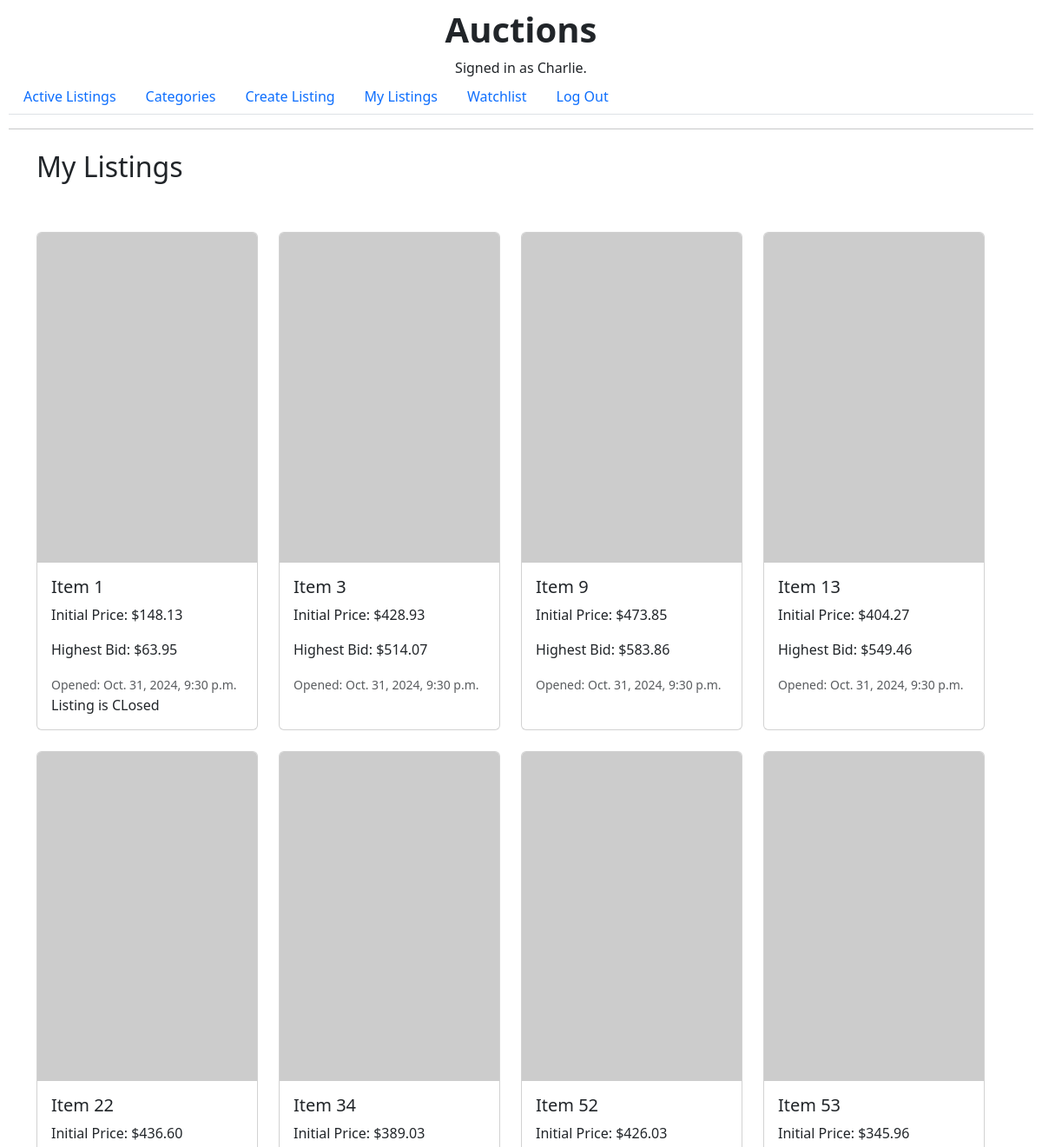
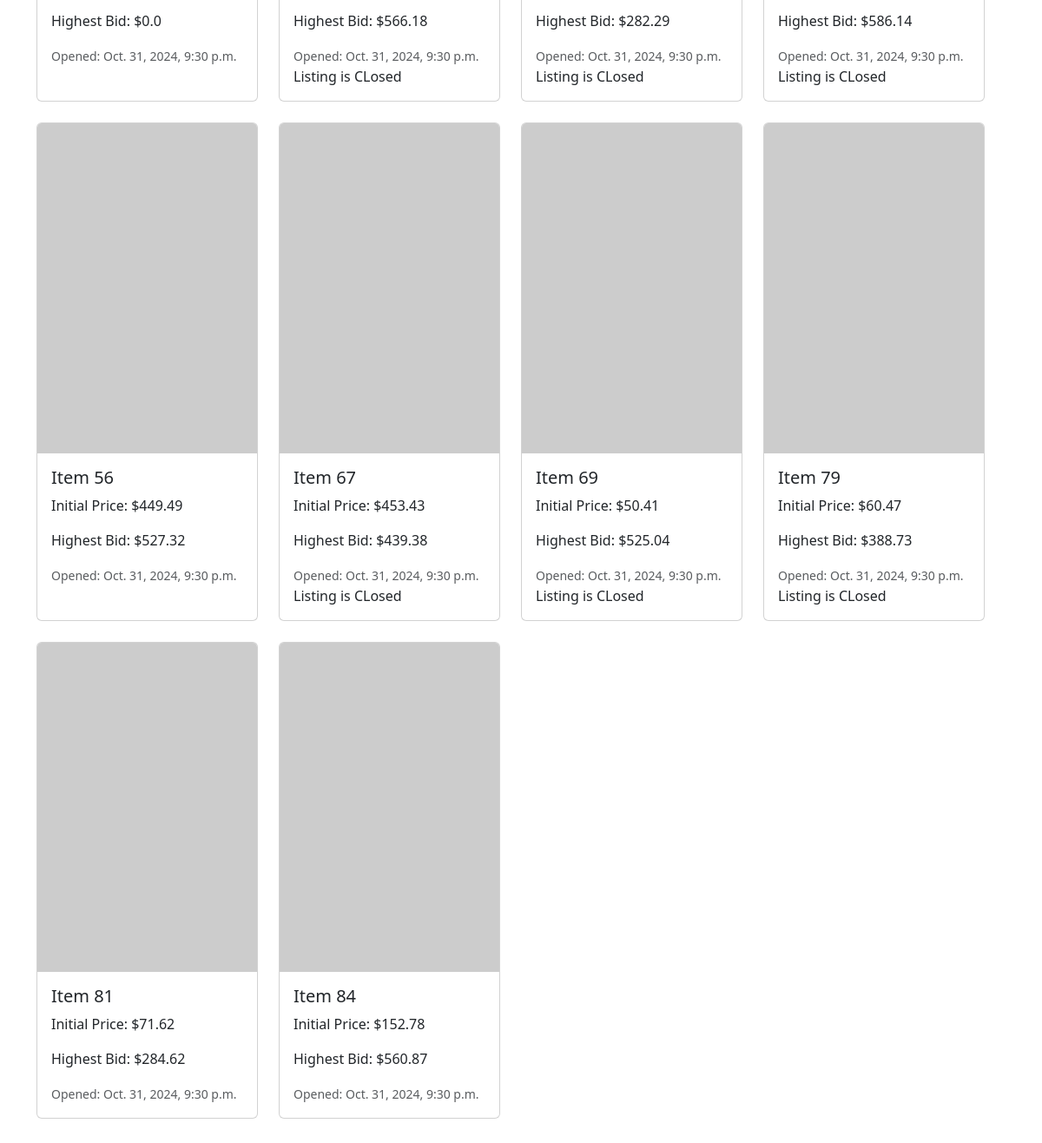
Page /my_listing (signed in) on the committed database (2 pictures, top to bottom).
### auctions/models.py (models this page shows, shortened)
class User(AbstractUser):
    pass

class Listings(models.Model):
    class Meta:
        verbose_name = 'Listings'
        verbose_name_plural = 'Listings'
    user = models.ForeignKey(User, on_delete=models.CASCADE, default = get_default_user, related_name="listers")
    title = models.CharField(max_length=150)
    description = models.TextField()
    img_url = models.URLField(null=True, blank=True)
    category = models.CharField(max_length=50, blank=True, null=True)
    initial_bid = models.DecimalField(max_digits=10, decimal_places=2)
    closed = models.BooleanField(default = False)
    timestamp = models.DateTimeField(auto_now_add=True)

### auctions/views.py (the view)
# urls.py: path("my_listing", views.my_listing, name="my_listing")
@login_required
def my_listing(request):
    listings = Listings.objects.filter(user=request.user).annotate(highest_bid=Max("bids__price"))
    return render(request, "auctions/my_listing.html", {"listings": listings })

### auctions/templatetags/my_filters.py (called while the page is built)
def currency(dollars):
    if dollars is None:
        return 0.00
    else:
        dollars = round(float(dollars), 2)
        return "%s%s" % (intcomma(int(dollars)), ("%0.2f" % dollars)[-3:])

### auctions/templates/auctions/my_listing.html (shortened to what this page needs)
{% extends "auctions/layout.html" %}
{% load my_filters %}
{% block body %}
<div class="container my-4">
    <div class="row">
            <h2>My Listings</h2>
            <div class="row row-cols-1 row-cols-md-3 row-cols-lg-4 g-4">
                {% if listings %}
                    {% for listing in listings %}
                    <div class="col">
                        <a href="{% url 'listing_page' listing.id %}" class="text-decoration-none">
                            <div class="card h-100">
                                <img src="{{ listing.img_url }}" class="card-img-top" alt="{{ listing.title }}">
                                <div class="card-body">
                                    <h5 class="card-title">{{ listing.title }}</h5>
                                    <p class="card-text">Initial Price: ${{ listing.initial_bid | currency }}</p>
                                    <p class="card-text">Highest Bid: ${{ listing.highest_bid | currency }}</p>
                                    <p class="card-text"><small class="text-muted">Opened: {{ listing.timestamp }}</small></p>
                                    {% if listing.closed %}
                                        Listing is CLosed
                                    {% endif %}
                                </div>
                            </div>
                        </a>
                    </div>
                    {% endfor %}
                {% else %}
                    <p>You haven't created any lisings</p>
                {% endif %}
            </div>
    </div>
</div>
{% endblock %}

### auctions/templates/auctions/layout.html (shortened to what this page needs)
{% load static %}
{% load my_filters %}
<!DOCTYPE html>
<html lang="en">
    <head>
        <link href="https://cdn.jsdelivr.net/npm/bootstrap@5.3.3/dist/css/bootstrap.min.css" rel="stylesheet">
        <link href="{% static 'auctions/styles.css' %}" rel="stylesheet">
    </head>
    <body>
        <h1 class="text-center fw-bold">Auctions</h1>
        <div class="text-center fw-light">
            {% if user.is_authenticated %}
                Signed in as <strong>{{ user.username }}</strong>.
            {% else %}
                Not signed in.
            {% endif %}
        </div>
        <ul class="nav nav-tabs">
            <li class="nav-item">
                <a class="nav-link" href="{% url 'index' %}">Active Listings</a>
            </li>
            <li class="nav-item">
                <a class="nav-link" href="{% url 'listing_categories' %}"> Categories </a>
            </li>
            <li class="nav-item">
                <a class="nav-link" href="{% url 'listing' %}"> Create Listing </a>
            </li>
            <li class="nav-item">
                <a class="nav-link" href="{% url 'my_listing' %}"> My Listings </a>
            </li>
            <li class="nav-item">
                <a class="nav-link" href="{% url 'watchlist' %}"> Watchlist </a>
            </li>
            {% if user.is_authenticated %}
                <li class="nav-item">
                    <a class="nav-link" href="{% url 'logout' %}">Log Out</a>
                </li>
            {% endif %}
        </ul>
        <hr>
        {% block body %}
        {% endblock %}
    </body>
</html>

### auctions/static/auctions/styles.css (style rules this page uses)
body { padding: 10px; }

### rows in the picture
User: username "Charlie"
Listings: title "Item 1", initial_bid "148.13", highest_bid "63.95", timestamp "Oct. 31, 2024, 9:30 p.m.", closed "Listing is CLosed"
Listings: title "Item 3", initial_bid "428.93", highest_bid "514.07", timestamp "Oct. 31, 2024, 9:30 p.m."
Listings: title "Item 9", initial_bid "473.85", highest_bid "583.86", timestamp "Oct. 31, 2024, 9:30 p.m."
Listings: title "Item 13", initial_bid "404.27", highest_bid "549.46", timestamp "Oct. 31, 2024, 9:30 p.m."
Listings: title "Item 22", initial_bid "436.60", highest_bid "0.0", timestamp "Oct. 31, 2024, 9:30 p.m."
Listings: title "Item 34", initial_bid "389.03", highest_bid "566.18", timestamp "Oct. 31, 2024, 9:30 p.m.", closed "Listing is CLosed"
Listings: title "Item 52", initial_bid "426.03", highest_bid "282.29", timestamp "Oct. 31, 2024, 9:30 p.m.", closed "Listing is CLosed"
Listings: title "Item 53", initial_bid "345.96", highest_bid "586.14", timestamp "Oct. 31, 2024, 9:30 p.m.", closed "Listing is CLosed"
Listings: title "Item 56", initial_bid "449.49", highest_bid "527.32", timestamp "Oct. 31, 2024, 9:30 p.m."
Listings: title "Item 67", initial_bid "453.43", highest_bid "439.38", timestamp "Oct. 31, 2024, 9:30 p.m.", closed "Listing is CLosed"
Listings: title "Item 69", initial_bid "50.41", highest_bid "525.04", timestamp "Oct. 31, 2024, 9:30 p.m.", closed "Listing is CLosed"
Listings: title "Item 79", initial_bid "60.47", highest_bid "388.73", timestamp "Oct. 31, 2024, 9:30 p.m.", closed "Listing is CLosed"
Listings: title "Item 81", initial_bid "71.62", highest_bid "284.62", timestamp "Oct. 31, 2024, 9:30 p.m."
Listings: title "Item 84", initial_bid "152.78", highest_bid "560.87", timestamp "Oct. 31, 2024, 9:30 p.m."
